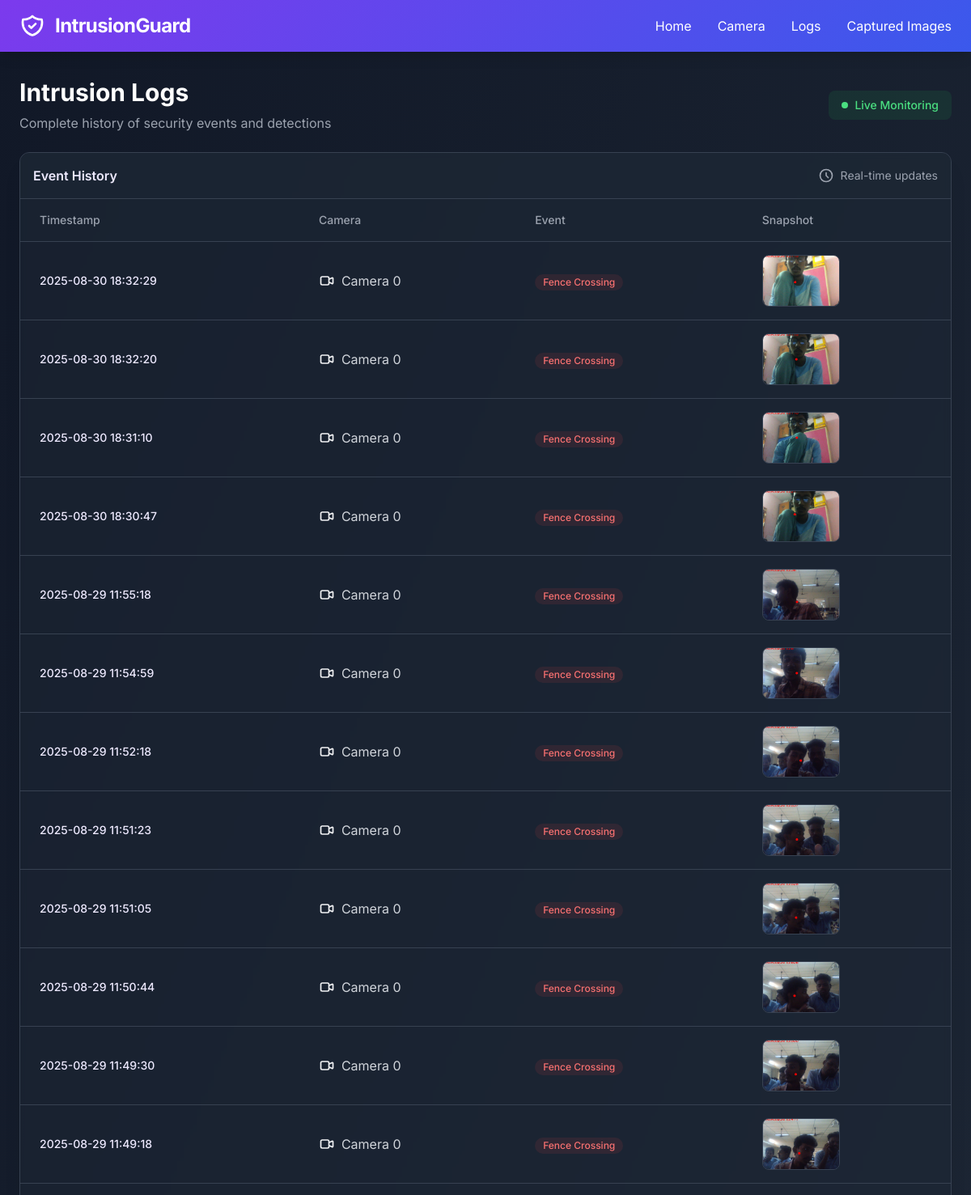
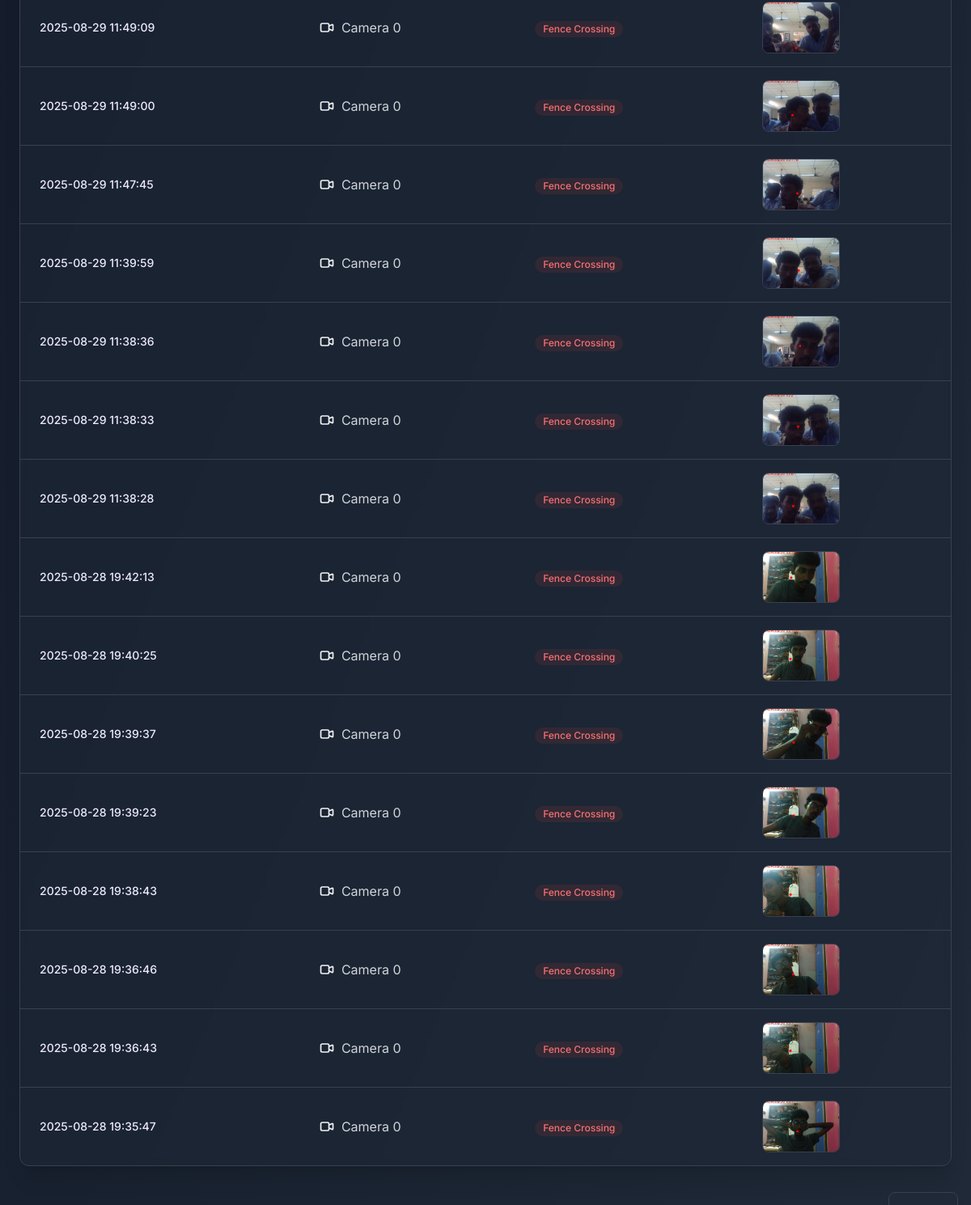
Page /logs on the earlier database version (2 pictures, top to bottom).
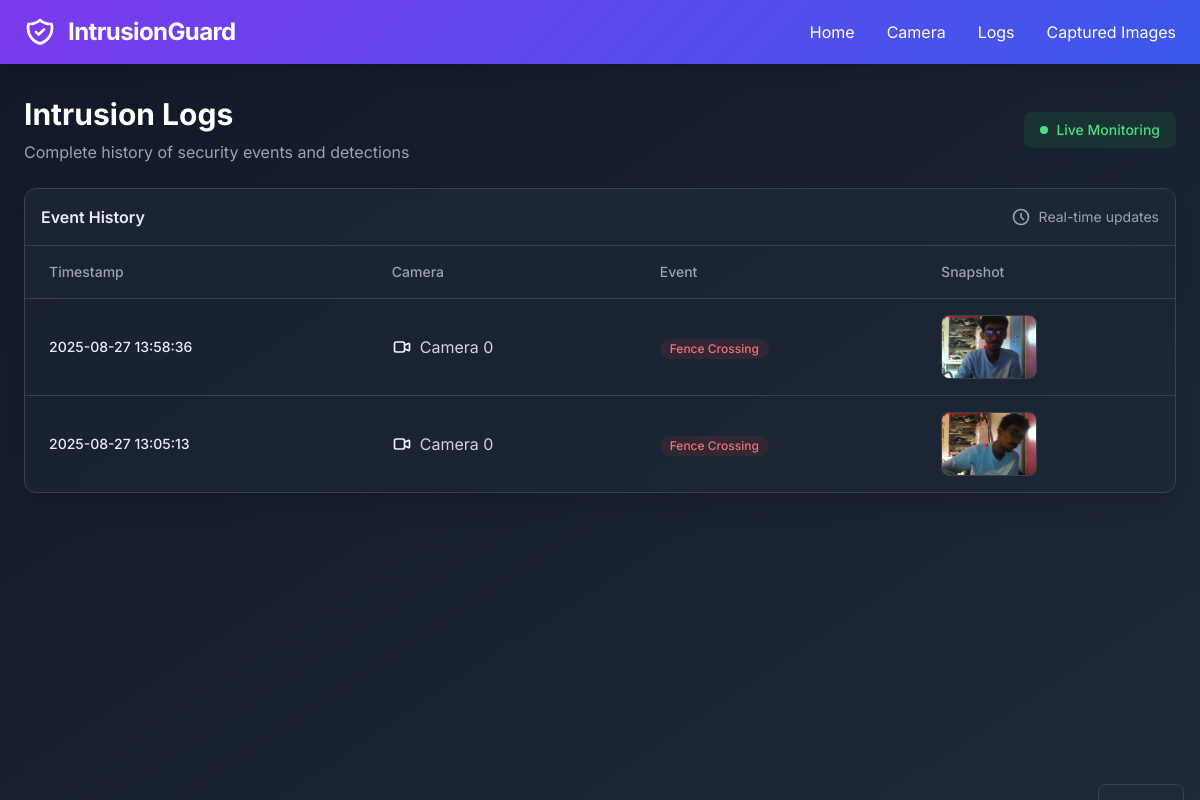
Same page on the later database version.
### models.py (models this page shows)
class FenceCrossEvent(db.Model):
    __tablename__ = 'fence_cross_events'
    id = db.Column(db.Integer, primary_key=True)
    cam_id = db.Column(db.String(50), nullable=False)
    timestamp = db.Column(db.DateTime, default=datetime.utcnow)
    image_path = db.Column(db.String(200), nullable=False)  # path to saved frame
    enhanced_image_path = db.Column(db.String(200), nullable=True)  # path to enhanced frame

### routes.py (the view)
@routes_bp.route('/logs')
def logs():
    local_tz = pytz.timezone('Asia/Kolkata')  # Change this to your local timezone
    with current_app.app_context():
        events = FenceCrossEvent.query.order_by(FenceCrossEvent.timestamp.desc()).all()
        for event in events:
            event.display_time = event.timestamp.replace(tzinfo=pytz.UTC).astimezone(local_tz)
    return render_template('logs.html', events=events)

### templates/logs.html (shortened to what this page needs)
{% extends "base.html" %}
{% block content %}
<div class="space-y-6">
  <div class="flex justify-between items-center">
    <div>
      <h1 class="text-3xl font-bold text-white mb-2">Intrusion Logs</h1>
      <p class="text-gray-400">Complete history of security events and detections</p>
    </div>
    <div class="flex items-center space-x-4">
      <div class="flex items-center space-x-2 bg-green-500/10 text-green-400 px-4 py-2 rounded-lg">
        <div class="w-2 h-2 bg-green-400 rounded-full animate-pulse"></div>
        <span class="text-sm font-medium">Live Monitoring</span>
      </div>
    </div>
  </div>
  <div class="bg-gray-800/50 backdrop-blur-sm border border-gray-700 rounded-xl overflow-hidden shadow-xl">
    <div class="p-4 border-b border-gray-700 bg-gray-800/50">
      <div class="flex items-center justify-between">
        <h2 class="font-semibold text-primary-100">Event History</h2>
        <div class="flex items-center space-x-2 text-gray-400">
          <svg class="w-5 h-5" fill="none" stroke="currentColor" viewBox="0 0 24 24">
            <path stroke-linecap="round" stroke-linejoin="round" stroke-width="2"
                  d="M12 8v4l3 3m6-3a9 9 0 11-18 0 9 9 0 0118 0z"/>
          </svg>
          <span class="text-sm">Real-time updates</span>
        </div>
      </div>
    </div>
    <div class="overflow-x-auto">
      <table class="w-full">
        <thead>
          <tr class="text-gray-400 text-sm border-b border-gray-700 bg-gray-800/30">
            <th class="px-6 py-4 text-left font-medium">Timestamp</th>
            <th class="px-6 py-4 text-left font-medium">Camera</th>
            <th class="px-6 py-4 text-left font-medium">Event</th>
            <th class="px-6 py-4 text-left font-medium">Snapshot</th>
          </tr>
        </thead>
        <tbody class="divide-y divide-gray-700">
          {% for event in events %}
          <tr class="hover:bg-gray-800/30 transition-colors duration-150">
            <td class="px-6 py-4">
              <div class="text-sm">
                <span class="font-medium text-primary-100">{{ event.display_time.strftime('%Y-%m-%d %H:%M:%S') }}</span>
              </div>
            </td>
            <td class="px-6 py-4">
              <div class="flex items-center space-x-2">
                <svg class="w-5 h-5 text-primary-400" fill="none" stroke="currentColor" viewBox="0 0 24 24">
                  <path stroke-linecap="round" stroke-linejoin="round" stroke-width="2"
                        d="M15 10l4.553-2.276A1 1 0 0121 8.618v6.764a1 1 0 01-1.447.894L15 14M5 18h8a2 2 0 002-2V8a2 2 0 00-2-2H5a2 2 0 00-2 2v8a2 2 0 002 2z"/>
                </svg>
                <span class="text-gray-300">Camera {{ event.cam_id }}</span>
              </div>
            </td>
            <td class="px-6 py-4">
              <span class="inline-flex items-center px-2.5 py-0.5 rounded-full text-xs font-medium bg-red-500/10 text-red-400">
                Fence Crossing
              </span>
            </td>
            <td class="px-6 py-4">
              {% if event.image_path %}
              <div class="relative group">
                <img src="{{ url_for('static', filename=event.image_path.replace('\\','/')) }}"
                     class="h-16 w-24 rounded-lg object-cover border border-gray-700 transition-transform hover:scale-105">
              </div>
              {% else %}
              <span class="text-gray-500">-</span>
              {% endif %}
    </td>
    </tr>
    {% endfor %}
    </tbody>
  </table>
</div>
{% endblock %}

### templates/base.html (shortened to what this page needs)
<!DOCTYPE html>
<html lang="en">
<head>
  <script src="https://cdn.tailwindcss.com"></script>
</head>
<body class="min-h-screen bg-gradient-to-br from-gray-900 to-gray-800 text-gray-100 font-sans">
  <nav class="gradient-bg text-white shadow-lg fixed w-full top-0 z-50">
    <div class="max-w-7xl mx-auto px-6">
      <div class="flex justify-between items-center h-16">
        <div class="flex items-center space-x-3">
          <h1 class="text-2xl font-bold tracking-tight">IntrusionGuard</h1>
        </div>
        <ul class="hidden md:flex space-x-8">
          <li><a href="{{ url_for('main.home') }}" class="nav-item hover:text-primary-100 transition-colors">Home</a></li>
          <li><a href="{{ url_for('main.camera') }}" class="nav-item hover:text-primary-100 transition-colors">Camera</a></li>
          <li><a href="{{ url_for('main.logs') }}" class="nav-item hover:text-primary-100 transition-colors">Logs</a></li>
          <li><a href="{{ url_for('main.saved_snaps') }}" class="nav-item hover:text-primary-100 transition-colors">Captured Images</a></li>
        </ul>
      </div>
    </div>
  </nav>
  <main class="max-w-7xl mx-auto px-6 pt-24 pb-12">
    {% block content %}{% endblock %}
  </main>
  <div id="toast" class="fixed bottom-4 right-4 transform translate-y-full transition-transform duration-300 z-50">
    <div class="bg-gray-800 text-white px-6 py-4 rounded-lg shadow-xl border border-gray-700">
    </div>
  </div>
</body>
</html>

### templates/base.html (style rules this page uses)
.gradient-bg { background: linear-gradient(-45deg, #6d28d9, #4f46e5, #2563eb, #7c3aed); background-size: 400% 400%; animation: gradient 15s ease infinite; }
.nav-item { position: relative; padding: 0.5rem 0; }
.nav-item::after { content: ''; position: absolute; width: 100%; height: 2px; bottom: 0; left: 0; background-color: #e0e7ff; transform: scaleX(0); transform-origin: bottom right; transition: transform 0.3s; }

Differences in the rows shown:
removed FenceCrossEvent: display_time "2025-08-30 18:32:29", cam_id "0", image_path (picture)
removed FenceCrossEvent: display_time "2025-08-30 18:32:20", cam_id "0", image_path (picture)
removed FenceCrossEvent: display_time "2025-08-30 18:31:10", cam_id "0", image_path (picture)
removed FenceCrossEvent: display_time "2025-08-30 18:30:47", cam_id "0", image_path (picture)
removed FenceCrossEvent: display_time "2025-08-29 11:55:18", cam_id "0", image_path (picture)
removed FenceCrossEvent: display_time "2025-08-29 11:54:59", cam_id "0", image_path (picture)
removed FenceCrossEvent: display_time "2025-08-29 11:52:18", cam_id "0", image_path (picture)
removed FenceCrossEvent: display_time "2025-08-29 11:51:23", cam_id "0", image_path (picture)
removed FenceCrossEvent: display_time "2025-08-29 11:51:05", cam_id "0", image_path (picture)
removed FenceCrossEvent: display_time "2025-08-29 11:50:44", cam_id "0", image_path (picture)
removed FenceCrossEvent: display_time "2025-08-29 11:49:30", cam_id "0", image_path (picture)
removed FenceCrossEvent: display_time "2025-08-29 11:49:18", cam_id "0", image_path (picture)
removed FenceCrossEvent: display_time "2025-08-29 11:49:09", cam_id "0", image_path (picture)
removed FenceCrossEvent: display_time "2025-08-29 11:49:00", cam_id "0", image_path (picture)
removed FenceCrossEvent: display_time "2025-08-29 11:47:45", cam_id "0", image_path (picture)
removed FenceCrossEvent: display_time "2025-08-29 11:39:59", cam_id "0", image_path (picture)
removed FenceCrossEvent: display_time "2025-08-29 11:38:36", cam_id "0", image_path (picture)
removed FenceCrossEvent: display_time "2025-08-29 11:38:33", cam_id "0", image_path (picture)
removed FenceCrossEvent: display_time "2025-08-29 11:38:28", cam_id "0", image_path (picture)
removed FenceCrossEvent: display_time "2025-08-28 19:42:13", cam_id "0", image_path (picture)
removed FenceCrossEvent: display_time "2025-08-28 19:40:25", cam_id "0", image_path (picture)
removed FenceCrossEvent: display_time "2025-08-28 19:39:37", cam_id "0", image_path (picture)
removed FenceCrossEvent: display_time "2025-08-28 19:39:23", cam_id "0", image_path (picture)
removed FenceCrossEvent: display_time "2025-08-28 19:38:43", cam_id "0", image_path (picture)
removed FenceCrossEvent: display_time "2025-08-28 19:36:46", cam_id "0", image_path (picture)
changed FenceCrossEvent (number 1 of 2 on the later page): display_time "2025-08-28 19:36:43" → "2025-08-27 13:58:36"; image_path: a different picture
changed FenceCrossEvent (number 2 of 2 on the later page): display_time "2025-08-28 19:35:47" → "2025-08-27 13:05:13"; image_path: a different picture
